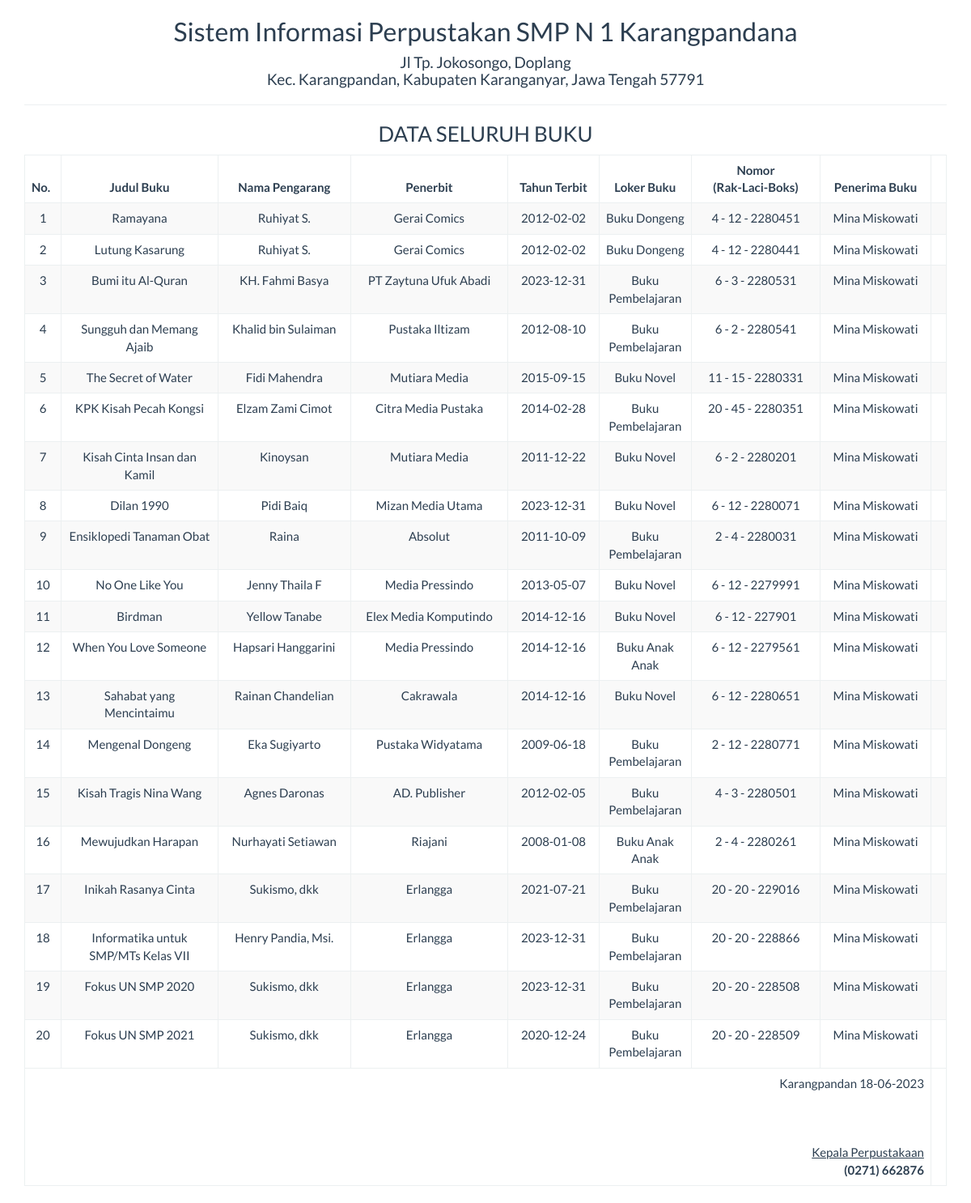
Screenshot of /report/buku_semua.php with the database file from the repository.
### tables this page shows
CREATE TABLE `buku` (
  `id` int(5) NOT NULL,
  `loker_buku` varchar(25) NOT NULL,
  `no_rak` int(5) NOT NULL,
  `no_laci` int(5) NOT NULL,
  `no_boks` int(5) NOT NULL,
  `judul_buku` varchar(100) NOT NULL,
  `nama_pengarang` varchar(100) NOT NULL,
  `tahun_terbit` date NOT NULL,
  `penerima` varchar(50) NOT NULL,
  `penerbit` varchar(50) NOT NULL,
  `status` varchar(25) NOT NULL,
  `keterangan` varchar(100) NOT NULL
);

### report/buku_semua.php (the view, shortened to what this page needs)
<!DOCTYPE html>
<html>
    <head>
        <link href="../Assets/css/bootstrap.min.css" rel="stylesheet" type="text/css"/>
    </head>
    <body onload="print()">
        <?php
        include '../config/koneksi.php';
        ?>
        <div class="container">
            <div class='row'>
                <div class="col-sm-12">
                    <div class="text-center">
                        <h2>Sistem Informasi Perpustakan SMP N 1 Karangpandana</h2>
                        <h4>Jl Tp. Jokosongo, Doplang<br>Kec. Karangpandan, Kabupaten Karanganyar, Jawa Tengah 57791</h4>
                        <hr>
                        <h3>DATA SELURUH BUKU</h3>
                        <table class="table table-bordered table-striped table-hover">
                        <tbody>
                                <thead>
								<tr>
									<th>No.</th><th width="17%"><center>Judul Buku</th><th><center>Nama Pengarang</th><th><center>Penerbit</th><th><center>Tahun Terbit</th><th width="10%"><center>Loker Buku</th><th width="14%"><center>Nomor <br> (Rak-Laci-Boks)</center></th><th><center>Penerima Buku</th>
								</tr>
								</thead>
							<tbody>
                            <?php
                            $sql = "SELECT * FROM buku";
                            $query = mysqli_query($koneksi, $sql) or die("SQL Anda Salah");
                            $nomor = 0;
                            while ($data = mysqli_fetch_array($query)) {
                                $nomor++;
                                ?>
                                <tr>
                                    <td><?= $nomor ?></td>
                                    <td><?= $data['judul_buku'] ?></td>
                                    <td><?= $data['nama_pengarang'] ?></td>
                                    <td><?= $data['penerbit'] ?></td>
                                    <td><?= $data['tahun_terbit'] ?></td>
                                    <td><?= $data['loker_buku'] ?></td>
                                    <td><?= $data['no_rak'] ?> - <?= $data['no_laci'] ?> - <?= $data['no_boks'] ?></td>
                                    <td><?= $data['penerima'] ?></td>
                                    <td>
                                </tr>
                            <?php } ?>
							</tbody>
                        </tbody>
                            <tfoot>
                                <tr>
                                    <td colspan="8" class="text-right">
                                        Karangpandan  <?= date("d-m-Y") ?>
                                        <br><br><br><br>
                                        <u>Kepala Perpustakaan<strong></u><br>
                                        (0271) 662876
									</td>
								</tr>
							</tfoot>
                        </table>
                    </div>
                </div>
            </div>
    </body>
</html>

### rows the page displays
buku: judul_buku "Ramayana", nama_pengarang "Ruhiyat S.", penerbit "Gerai Comics", tahun_terbit "2012-02-02", loker_buku "Buku Dongeng", no_rak "4", no_laci "12", no_boks "2280451", penerima "Mina Miskowati"
buku: judul_buku "Lutung Kasarung", nama_pengarang "Ruhiyat S.", penerbit "Gerai Comics", tahun_terbit "2012-02-02", loker_buku "Buku Dongeng", no_rak "4", no_laci "12", no_boks "2280441", penerima "Mina Miskowati"
buku: judul_buku "Bumi itu Al-Quran", nama_pengarang "KH. Fahmi Basya", penerbit "PT Zaytuna Ufuk Abadi", tahun_terbit "2023-12-31", loker_buku "Buku Pembelajaran", no_rak "6", no_laci "3", no_boks "2280531", penerima "Mina Miskowati"
buku: judul_buku "Sungguh dan Memang Ajaib", nama_pengarang "Khalid bin Sulaiman", penerbit "Pustaka Iltizam", tahun_terbit "2012-08-10", loker_buku "Buku Pembelajaran", no_rak "6", no_laci "2", no_boks "2280541", penerima "Mina Miskowati"
buku: judul_buku "The Secret of Water", nama_pengarang "Fidi Mahendra", penerbit "Mutiara Media", tahun_terbit "2015-09-15", loker_buku "Buku Novel", no_rak "11", no_laci "15", no_boks "2280331", penerima "Mina Miskowati"
buku: judul_buku "KPK Kisah Pecah Kongsi", nama_pengarang "Elzam Zami Cimot", penerbit "Citra Media Pustaka", tahun_terbit "2014-02-28", loker_buku "Buku Pembelajaran", no_rak "20", no_laci "45", no_boks "2280351", penerima "Mina Miskowati"
buku: judul_buku "Kisah Cinta Insan dan Kamil", nama_pengarang "Kinoysan", penerbit "Mutiara Media", tahun_terbit "2011-12-22", loker_buku "Buku Novel", no_rak "6", no_laci "2", no_boks "2280201", penerima "Mina Miskowati"
buku: judul_buku "Dilan 1990", nama_pengarang "Pidi Baiq", penerbit "Mizan Media Utama", tahun_terbit "2023-12-31", loker_buku "Buku Novel", no_rak "6", no_laci "12", no_boks "2280071", penerima "Mina Miskowati"
buku: judul_buku "Ensiklopedi Tanaman Obat", nama_pengarang "Raina", penerbit "Absolut", tahun_terbit "2011-10-09", loker_buku "Buku Pembelajaran", no_rak "2", no_laci "4", no_boks "2280031", penerima "Mina Miskowati"
buku: judul_buku "No One Like You", nama_pengarang "Jenny Thaila F", penerbit "Media Pressindo", tahun_terbit "2013-05-07", loker_buku "Buku Novel", no_rak "6", no_laci "12", no_boks "2279991", penerima "Mina Miskowati"
buku: judul_buku "Birdman", nama_pengarang "Yellow Tanabe", penerbit "Elex Media Komputindo", tahun_terbit "2014-12-16", loker_buku "Buku Novel", no_rak "6", no_laci "12", no_boks "227901", penerima "Mina Miskowati"
buku: judul_buku "When You Love Someone", nama_pengarang "Hapsari Hanggarini", penerbit "Media Pressindo", tahun_terbit "2014-12-16", loker_buku "Buku Anak Anak", no_rak "6", no_laci "12", no_boks "2279561", penerima "Mina Miskowati"
buku: judul_buku "Sahabat yang Mencintaimu", nama_pengarang "Rainan Chandelian", penerbit "Cakrawala", tahun_terbit "2014-12-16", loker_buku "Buku Novel", no_rak "6", no_laci "12", no_boks "2280651", penerima "Mina Miskowati"
buku: judul_buku "Mengenal Dongeng", nama_pengarang "Eka Sugiyarto", penerbit "Pustaka Widyatama", tahun_terbit "2009-06-18", loker_buku "Buku Pembelajaran", no_rak "2", no_laci "12", no_boks "2280771", penerima "Mina Miskowati"
buku: judul_buku "Kisah Tragis Nina Wang", nama_pengarang "Agnes Daronas", penerbit "AD. Publisher", tahun_terbit "2012-02-05", loker_buku "Buku Pembelajaran", no_rak "4", no_laci "3", no_boks "2280501", penerima "Mina Miskowati"
buku: judul_buku "Mewujudkan Harapan", nama_pengarang "Nurhayati Setiawan", penerbit "Riajani", tahun_terbit "2008-01-08", loker_buku "Buku Anak Anak", no_rak "2", no_laci "4", no_boks "2280261", penerima "Mina Miskowati"
buku: judul_buku "Inikah Rasanya Cinta", nama_pengarang "Sukismo, dkk", penerbit "Erlangga", tahun_terbit "2021-07-21", loker_buku "Buku Pembelajaran", no_rak "20", no_laci "20", no_boks "229016", penerima "Mina Miskowati"
buku: judul_buku "Informatika untuk SMP/MTs Kelas VII", nama_pengarang "Henry Pandia, Msi.", penerbit "Erlangga", tahun_terbit "2023-12-31", loker_buku "Buku Pembelajaran", no_rak "20", no_laci "20", no_boks "228866", penerima "Mina Miskowati"
buku: judul_buku "Fokus UN SMP 2020", nama_pengarang "Sukismo, dkk", penerbit "Erlangga", tahun_terbit "2023-12-31", loker_buku "Buku Pembelajaran", no_rak "20", no_laci "20", no_boks "228508", penerima "Mina Miskowati"
buku: judul_buku "Fokus UN SMP 2021", nama_pengarang "Sukismo, dkk", penerbit "Erlangga", tahun_terbit "2020-12-24", loker_buku "Buku Pembelajaran", no_rak "20", no_laci "20", no_boks "228509", penerima "Mina Miskowati"
